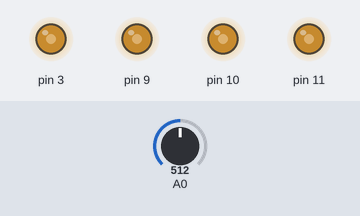
Bench run of a sketch on a simulated Arduino Uno, built with avr-gcc and run on an emulated ATmega328P. Parts: output pins drawn as LEDs (lit = HIGH). The inputs (shaded band) are chosen by the test bench; at power-on: A0 = 512.

Above: at 1.2 s.
1.3 s: A0 set to 306
At 1.6 s:
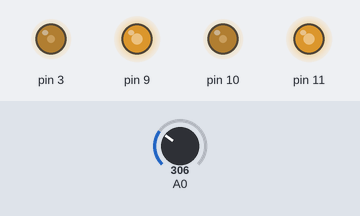
2.8 s: A0 set to 122
At 4.0 s:
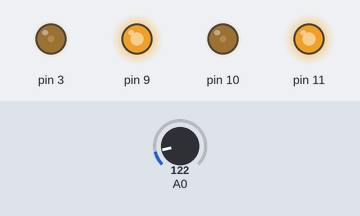
4.3 s: A0 set to 900
At 5.1 s:
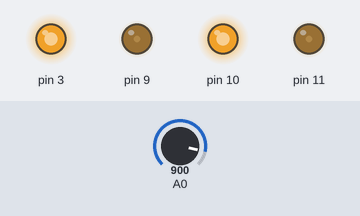
5.8 s: A0 set to 511
At 6.3 s:
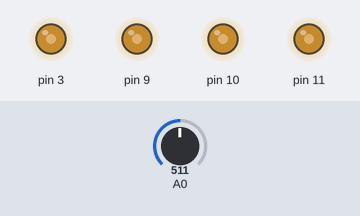
Timing chart, 0 to 8.3 s (numbered marks = the images above; inputs shaded):
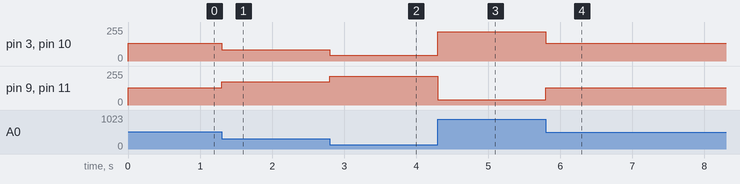

The sketch:

sketch_apr4a.ino
```cpp
/*
Modified square wave generator
*/


void setup() {
  // put your setup code here, to run once:
  pinMode(9,OUTPUT);
  pinMode(10,OUTPUT);
  pinMode(A0,INPUT);
  pinMode(11,OUTPUT);
  pinMode(3,OUTPUT);

  TCCR1A = 0;
  TCCR1B = 0;
  TCCR2A = 0;
  TCCR2B = 0;
  TCNT2  = 0;
  TCNT1  = 0;
  // TIMER 1 AND 2 USED IN PHASE CORRECT PWM NON INVERTING MODE
  TCCR1A |= (1 << COM1A1) | (1 << COM1B1) |(1 << COM1A0) |(1 << COM1B0)| (1 << WGM10);
  TCCR1B |= (1 << CS10);

  TCCR2A |= (1 << COM2A1) | (1 << COM2B1) |(1 << COM2A0) |(1 << COM2B0)| (1 << WGM20);
  TCCR2B |= (1 << CS20);

  OCR1A = 128;
  OCR1B = 128;
  OCR2A = 128;
  OCR2B = 128;
  sei();
}


void loop() {
  // put your main code here, to run repeatedly:
  int a = map(analogRead(A0),0,1023,10,245);
  // OCR1A = a;
  // OCR1B = a-10;
  // OCR2A = a;
  // OCR2B = a-10;

  OCR1A = a;
  OCR1B = 250-a;
  OCR2A = a;
  OCR2B = 250-a;
}
```

Measured:
- after the input at 1.3 s, pin 3, pin 10: 132/255 → 85/255 at once; pin 9, pin 11: 128/255 → 175/255 at once
- after the input at 2.8 s, pin 3, pin 10: 85/255 → 43/255 at once; pin 9, pin 11: 175/255 → 217/255 at once
- after the input at 4.3 s, pin 3, pin 10: 43/255 → 221/255 at once; pin 9, pin 11: 217/255 → 39/255 at once
- after the input at 5.8 s, pin 3, pin 10: 221/255 → 132/255 at once; pin 9, pin 11: 39/255 → 128/255 at once
